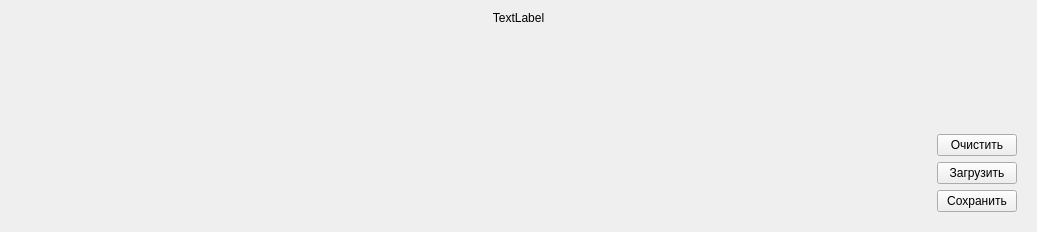
<?xml version="1.0" encoding="UTF-8"?>
<ui version="4.0">
 <class>Plot</class>
 <widget class="QWidget" name="Plot">
  <property name="geometry">
   <rect>
    <x>0</x>
    <y>0</y>
    <width>1037</width>
    <height>232</height>
   </rect>
  </property>
  <property name="windowTitle">
   <string>Form</string>
  </property>
  <layout class="QVBoxLayout" name="verticalLayout" stretch="0,1">
   <item>
    <widget class="QLabel" name="labelPlotName">
     <property name="text">
      <string>TextLabel</string>
     </property>
     <property name="alignment">
      <set>Qt::AlignCenter</set>
     </property>
    </widget>
   </item>
   <item>
    <layout class="QHBoxLayout" name="horizontalLayout_2" stretch="1,0">
     <item>
      <widget class="QCustomPlot" name="widget" native="true"/>
     </item>
     <item>
      <widget class="QWidget" name="widget_3" native="true">
       <layout class="QVBoxLayout" name="verticalLayout_2">
        <item>
         <spacer name="verticalSpacer">
          <property name="orientation">
           <enum>Qt::Vertical</enum>
          </property>
          <property name="sizeHint" stdset="0">
           <size>
            <width>20</width>
            <height>40</height>
           </size>
          </property>
         </spacer>
        </item>
        <item>
         <widget class="QPushButton" name="pushButton_clear">
          <property name="text">
           <string>Очистить</string>
          </property>
         </widget>
        </item>
        <item>
         <widget class="QPushButton" name="pushButton_loadData">
          <property name="text">
           <string>Загрузить</string>
          </property>
         </widget>
        </item>
        <item>
         <widget class="QPushButton" name="pushButton_saveData">
          <property name="text">
           <string>Сохранить</string>
          </property>
         </widget>
        </item>
       </layout>
      </widget>
     </item>
    </layout>
   </item>
  </layout>
 </widget>
 <customwidgets>
  <customwidget>
   <class>QCustomPlot</class>
   <extends>QWidget</extends>
   <header>qcustomplot.h</header>
   <container>1</container>
  </customwidget>
 </customwidgets>
 <resources/>
 <connections/>
</ui>
